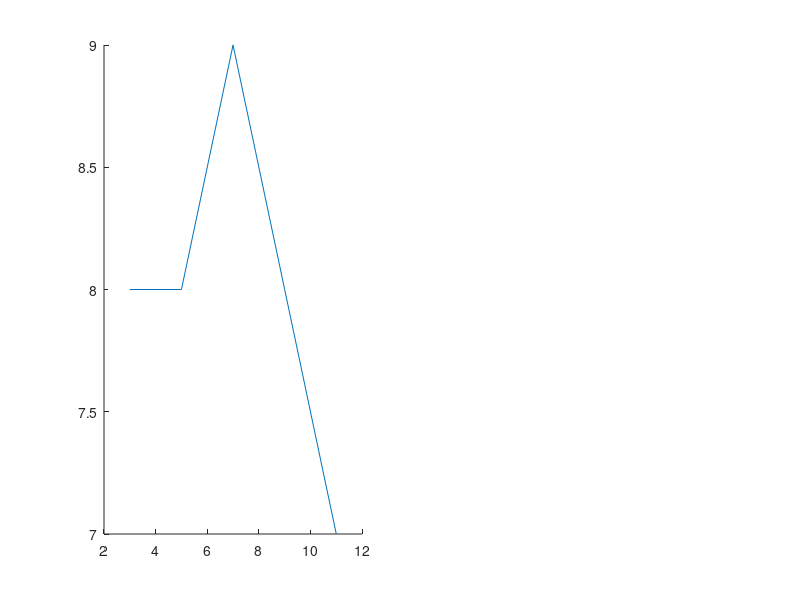

The MATLAB source for this figure: (Note: this script raises an error after producing the figure.)
clc;clear;close all;

Lsize=3;
fSize=40;
% Ns=   [3,5, 7, 9,11,13,15,17,19,21,23,25,27,29,31,33,35,41,51, 61, 71, 81];
% NLThr=[3,1,-1,-2,-3,-4,-5,-5,-6,-6,-7,-7,-7,-8,-7,-8,-8,-9,-9,-11,-12,-12];
Ns    = [3,5,7,9,11];
NLThr = [8,8,9,8, 7];

opt.Linewidth=Lsize;
opt.Marker='o';
opt.LineStyle='-';

labelOpt={'Interpreter','latex','FontSize', fSize, 'Color', 'black', 'FontWeight', 'bold'};

figure;

subplot(1,2,1)
plot(Ns,NLThr,opt)
xlabel('Number of channels',labelOpt{:});
ylabel('Nonlinear threshold power, dBm',labelOpt{:});
set(gca,'FontSize', fSize,'FontName','Times New Roman');


subplot(1,2,2)
plot(Ns,10.^(NLThr/10),opt)
xlabel('Number of channels',labelOpt{:});
ylabel('Nonlinear threshold power, mW',labelOpt{:});
set(gca,'FontSize', fSize,'FontName','Times New Roman');

NsDb=10*log10(Ns);
f=fit(NsDb.',NLThr.','poly1');

figure
plot(NsDb.',f(NsDb),'Linewidth',Lsize,'Color','red')
xl = xlim;
yl = ylim;
xt = 0.2 * (xl(2)-xl(1)) + xl(1);
yt = 0.80 * (yl(2)-yl(1)) + yl(1);
caption = sprintf('y = %0.3f $\\times$ x + %0.3f', f.p1, f.p2);
text(xt, yt, caption, 'Interpreter','latex','FontSize', fSize, 'Color', 'black', 'FontWeight', 'bold');

hold on;
plot(NsDb.',NLThr.',opt,'Color','#0072BD')
xlabel('Number of channels, dB',labelOpt{:});
ylabel('Nonlinear threshold power, dBm',labelOpt{:});
set(gca,'FontSize', fSize,'FontName','Times New Roman');
legend('fit', 'data','FontSize',fSize,'Interpreter','latex');

figure
plot(Ns,NLThr+NsDb,opt)
xlabel('Number of channels',labelOpt{:});
ylabel('Total power threshold, dBm',labelOpt{:});
set(gca,'FontSize', fSize,'FontName','Times New Roman');